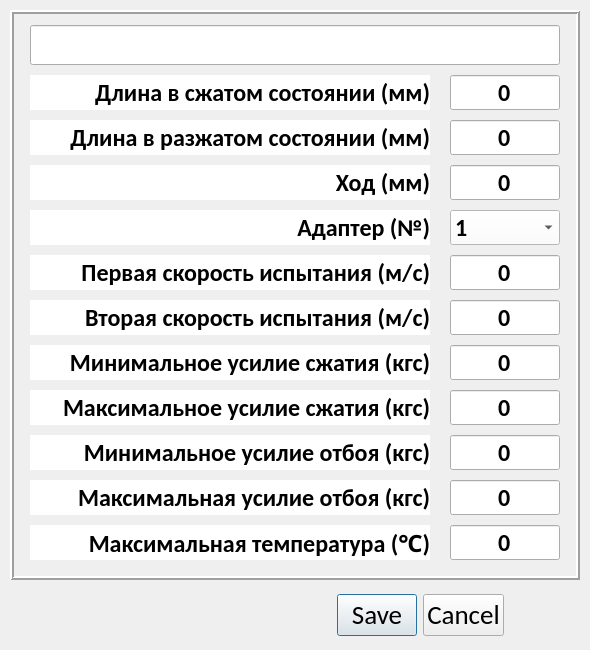
<?xml version="1.0" encoding="UTF-8"?>
<ui version="4.0">
 <class>Dialog</class>
 <widget class="QDialog" name="Dialog">
  <property name="geometry">
   <rect>
    <x>0</x>
    <y>0</y>
    <width>590</width>
    <height>650</height>
   </rect>
  </property>
  <property name="windowTitle">
   <string>Добавление амортизатора</string>
  </property>
  <widget class="QDialogButtonBox" name="buttonBox">
   <property name="geometry">
    <rect>
     <x>270</x>
     <y>590</y>
     <width>300</width>
     <height>50</height>
    </rect>
   </property>
   <property name="font">
    <font>
     <family>Calibri</family>
     <pointsize>20</pointsize>
     <weight>50</weight>
     <bold>false</bold>
    </font>
   </property>
   <property name="orientation">
    <enum>Qt::Horizontal</enum>
   </property>
   <property name="standardButtons">
    <set>QDialogButtonBox::Cancel|QDialogButtonBox::Save</set>
   </property>
   <property name="centerButtons">
    <bool>true</bool>
   </property>
  </widget>
  <widget class="QFrame" name="frame_parameters">
   <property name="geometry">
    <rect>
     <x>10</x>
     <y>10</y>
     <width>570</width>
     <height>570</height>
    </rect>
   </property>
   <property name="frameShape">
    <enum>QFrame::Box</enum>
   </property>
   <property name="frameShadow">
    <enum>QFrame::Raised</enum>
   </property>
   <property name="lineWidth">
    <number>2</number>
   </property>
   <widget class="QLabel" name="lbl_txt9">
    <property name="geometry">
     <rect>
      <x>20</x>
      <y>515</y>
      <width>400</width>
      <height>35</height>
     </rect>
    </property>
    <property name="font">
     <font>
      <family>Calibri</family>
      <pointsize>18</pointsize>
      <weight>75</weight>
      <bold>true</bold>
     </font>
    </property>
    <property name="styleSheet">
     <string notr="true">background-color: rgb(255, 255, 255);</string>
    </property>
    <property name="frameShape">
     <enum>QFrame::NoFrame</enum>
    </property>
    <property name="text">
     <string>Максимальная температура (℃)</string>
    </property>
    <property name="alignment">
     <set>Qt::AlignRight|Qt::AlignTrailing|Qt::AlignVCenter</set>
    </property>
   </widget>
   <widget class="QLabel" name="lbl_txt5">
    <property name="geometry">
     <rect>
      <x>20</x>
      <y>335</y>
      <width>400</width>
      <height>35</height>
     </rect>
    </property>
    <property name="font">
     <font>
      <family>Calibri</family>
      <pointsize>18</pointsize>
      <weight>75</weight>
      <bold>true</bold>
     </font>
    </property>
    <property name="styleSheet">
     <string notr="true">background-color: rgb(255, 255, 255);</string>
    </property>
    <property name="frameShape">
     <enum>QFrame::NoFrame</enum>
    </property>
    <property name="text">
     <string>Минимальное усилие сжатия (кгс)</string>
    </property>
    <property name="alignment">
     <set>Qt::AlignRight|Qt::AlignTrailing|Qt::AlignVCenter</set>
    </property>
   </widget>
   <widget class="QLabel" name="lbl_txt4">
    <property name="geometry">
     <rect>
      <x>20</x>
      <y>65</y>
      <width>400</width>
      <height>35</height>
     </rect>
    </property>
    <property name="font">
     <font>
      <family>Calibri</family>
      <pointsize>18</pointsize>
      <weight>75</weight>
      <bold>true</bold>
     </font>
    </property>
    <property name="styleSheet">
     <string notr="true">background-color: rgb(255, 255, 255);</string>
    </property>
    <property name="frameShape">
     <enum>QFrame::NoFrame</enum>
    </property>
    <property name="text">
     <string>Длина в сжатом состоянии (мм)</string>
    </property>
    <property name="alignment">
     <set>Qt::AlignRight|Qt::AlignTrailing|Qt::AlignVCenter</set>
    </property>
   </widget>
   <widget class="QLabel" name="lbl_txt6">
    <property name="geometry">
     <rect>
      <x>20</x>
      <y>425</y>
      <width>400</width>
      <height>35</height>
     </rect>
    </property>
    <property name="font">
     <font>
      <family>Calibri</family>
      <pointsize>18</pointsize>
      <weight>75</weight>
      <bold>true</bold>
     </font>
    </property>
    <property name="styleSheet">
     <string notr="true">background-color: rgb(255, 255, 255);</string>
    </property>
    <property name="frameShape">
     <enum>QFrame::NoFrame</enum>
    </property>
    <property name="text">
     <string>Минимальное усилие отбоя (кгс)</string>
    </property>
    <property name="alignment">
     <set>Qt::AlignRight|Qt::AlignTrailing|Qt::AlignVCenter</set>
    </property>
   </widget>
   <widget class="QLabel" name="lbl_txt4_2">
    <property name="geometry">
     <rect>
      <x>20</x>
      <y>110</y>
      <width>400</width>
      <height>35</height>
     </rect>
    </property>
    <property name="font">
     <font>
      <family>Calibri</family>
      <pointsize>18</pointsize>
      <weight>75</weight>
      <bold>true</bold>
     </font>
    </property>
    <property name="styleSheet">
     <string notr="true">background-color: rgb(255, 255, 255);</string>
    </property>
    <property name="frameShape">
     <enum>QFrame::NoFrame</enum>
    </property>
    <property name="text">
     <string>Длина в разжатом состоянии (мм)</string>
    </property>
    <property name="alignment">
     <set>Qt::AlignRight|Qt::AlignTrailing|Qt::AlignVCenter</set>
    </property>
   </widget>
   <widget class="QLabel" name="lbl_txt5_2">
    <property name="geometry">
     <rect>
      <x>20</x>
      <y>380</y>
      <width>400</width>
      <height>35</height>
     </rect>
    </property>
    <property name="font">
     <font>
      <family>Calibri</family>
      <pointsize>18</pointsize>
      <weight>75</weight>
      <bold>true</bold>
     </font>
    </property>
    <property name="styleSheet">
     <string notr="true">background-color: rgb(255, 255, 255);</string>
    </property>
    <property name="frameShape">
     <enum>QFrame::NoFrame</enum>
    </property>
    <property name="text">
     <string>Максимальное усилие сжатия (кгс)</string>
    </property>
    <property name="alignment">
     <set>Qt::AlignRight|Qt::AlignTrailing|Qt::AlignVCenter</set>
    </property>
   </widget>
   <widget class="QLabel" name="lbl_txt6_2">
    <property name="geometry">
     <rect>
      <x>20</x>
      <y>470</y>
      <width>400</width>
      <height>35</height>
     </rect>
    </property>
    <property name="font">
     <font>
      <family>Calibri</family>
      <pointsize>18</pointsize>
      <weight>75</weight>
      <bold>true</bold>
     </font>
    </property>
    <property name="styleSheet">
     <string notr="true">background-color: rgb(255, 255, 255);</string>
    </property>
    <property name="frameShape">
     <enum>QFrame::NoFrame</enum>
    </property>
    <property name="text">
     <string>Максимальная усилие отбоя (кгс)</string>
    </property>
    <property name="alignment">
     <set>Qt::AlignRight|Qt::AlignTrailing|Qt::AlignVCenter</set>
    </property>
   </widget>
   <widget class="QLabel" name="lbl_txt4_3">
    <property name="geometry">
     <rect>
      <x>20</x>
      <y>155</y>
      <width>400</width>
      <height>35</height>
     </rect>
    </property>
    <property name="font">
     <font>
      <family>Calibri</family>
      <pointsize>18</pointsize>
      <weight>75</weight>
      <bold>true</bold>
     </font>
    </property>
    <property name="styleSheet">
     <string notr="true">background-color: rgb(255, 255, 255);</string>
    </property>
    <property name="frameShape">
     <enum>QFrame::NoFrame</enum>
    </property>
    <property name="text">
     <string>Ход (мм)</string>
    </property>
    <property name="alignment">
     <set>Qt::AlignRight|Qt::AlignTrailing|Qt::AlignVCenter</set>
    </property>
   </widget>
   <widget class="QLabel" name="lbl_txt4_4">
    <property name="geometry">
     <rect>
      <x>20</x>
      <y>245</y>
      <width>400</width>
      <height>35</height>
     </rect>
    </property>
    <property name="font">
     <font>
      <family>Calibri</family>
      <pointsize>18</pointsize>
      <weight>75</weight>
      <bold>true</bold>
     </font>
    </property>
    <property name="styleSheet">
     <string notr="true">background-color: rgb(255, 255, 255);</string>
    </property>
    <property name="frameShape">
     <enum>QFrame::NoFrame</enum>
    </property>
    <property name="text">
     <string>Первая скорость испытания (м/с)</string>
    </property>
    <property name="alignment">
     <set>Qt::AlignRight|Qt::AlignTrailing|Qt::AlignVCenter</set>
    </property>
   </widget>
   <widget class="QLabel" name="lbl_txt4_5">
    <property name="geometry">
     <rect>
      <x>20</x>
      <y>290</y>
      <width>400</width>
      <height>35</height>
     </rect>
    </property>
    <property name="font">
     <font>
      <family>Calibri</family>
      <pointsize>18</pointsize>
      <weight>75</weight>
      <bold>true</bold>
     </font>
    </property>
    <property name="styleSheet">
     <string notr="true">background-color: rgb(255, 255, 255);</string>
    </property>
    <property name="frameShape">
     <enum>QFrame::NoFrame</enum>
    </property>
    <property name="text">
     <string>Вторая скорость испытания (м/с)</string>
    </property>
    <property name="alignment">
     <set>Qt::AlignRight|Qt::AlignTrailing|Qt::AlignVCenter</set>
    </property>
   </widget>
   <widget class="QLineEdit" name="lineEdit_name">
    <property name="geometry">
     <rect>
      <x>20</x>
      <y>15</y>
      <width>530</width>
      <height>40</height>
     </rect>
    </property>
    <property name="font">
     <font>
      <family>Calibri</family>
      <pointsize>18</pointsize>
      <weight>75</weight>
      <bold>true</bold>
     </font>
    </property>
    <property name="text">
     <string/>
    </property>
   </widget>
   <widget class="QLineEdit" name="le_length_min">
    <property name="geometry">
     <rect>
      <x>440</x>
      <y>65</y>
      <width>110</width>
      <height>35</height>
     </rect>
    </property>
    <property name="font">
     <font>
      <family>Calibri</family>
      <pointsize>18</pointsize>
      <weight>75</weight>
      <bold>true</bold>
     </font>
    </property>
    <property name="text">
     <string>0</string>
    </property>
    <property name="alignment">
     <set>Qt::AlignCenter</set>
    </property>
   </widget>
   <widget class="QLineEdit" name="le_length_max">
    <property name="geometry">
     <rect>
      <x>440</x>
      <y>110</y>
      <width>110</width>
      <height>35</height>
     </rect>
    </property>
    <property name="font">
     <font>
      <family>Calibri</family>
      <pointsize>18</pointsize>
      <weight>75</weight>
      <bold>true</bold>
     </font>
    </property>
    <property name="text">
     <string>0</string>
    </property>
    <property name="alignment">
     <set>Qt::AlignCenter</set>
    </property>
   </widget>
   <widget class="QLineEdit" name="le_hod">
    <property name="geometry">
     <rect>
      <x>440</x>
      <y>155</y>
      <width>110</width>
      <height>35</height>
     </rect>
    </property>
    <property name="font">
     <font>
      <family>Calibri</family>
      <pointsize>18</pointsize>
      <weight>75</weight>
      <bold>true</bold>
     </font>
    </property>
    <property name="text">
     <string>0</string>
    </property>
    <property name="alignment">
     <set>Qt::AlignCenter</set>
    </property>
   </widget>
   <widget class="QLineEdit" name="le_speed_one">
    <property name="geometry">
     <rect>
      <x>440</x>
      <y>245</y>
      <width>110</width>
      <height>35</height>
     </rect>
    </property>
    <property name="font">
     <font>
      <family>Calibri</family>
      <pointsize>18</pointsize>
      <weight>75</weight>
      <bold>true</bold>
     </font>
    </property>
    <property name="text">
     <string>0</string>
    </property>
    <property name="alignment">
     <set>Qt::AlignCenter</set>
    </property>
   </widget>
   <widget class="QLineEdit" name="le_speed_two">
    <property name="geometry">
     <rect>
      <x>440</x>
      <y>290</y>
      <width>110</width>
      <height>35</height>
     </rect>
    </property>
    <property name="font">
     <font>
      <family>Calibri</family>
      <pointsize>18</pointsize>
      <weight>75</weight>
      <bold>true</bold>
     </font>
    </property>
    <property name="text">
     <string>0</string>
    </property>
    <property name="alignment">
     <set>Qt::AlignCenter</set>
    </property>
   </widget>
   <widget class="QLineEdit" name="le_comp_min">
    <property name="geometry">
     <rect>
      <x>440</x>
      <y>335</y>
      <width>110</width>
      <height>35</height>
     </rect>
    </property>
    <property name="font">
     <font>
      <family>Calibri</family>
      <pointsize>18</pointsize>
      <weight>75</weight>
      <bold>true</bold>
     </font>
    </property>
    <property name="text">
     <string>0</string>
    </property>
    <property name="alignment">
     <set>Qt::AlignCenter</set>
    </property>
   </widget>
   <widget class="QLineEdit" name="le_comp_max">
    <property name="geometry">
     <rect>
      <x>440</x>
      <y>380</y>
      <width>110</width>
      <height>35</height>
     </rect>
    </property>
    <property name="font">
     <font>
      <family>Calibri</family>
      <pointsize>18</pointsize>
      <weight>75</weight>
      <bold>true</bold>
     </font>
    </property>
    <property name="text">
     <string>0</string>
    </property>
    <property name="alignment">
     <set>Qt::AlignCenter</set>
    </property>
   </widget>
   <widget class="QLineEdit" name="le_recoil_min">
    <property name="geometry">
     <rect>
      <x>440</x>
      <y>425</y>
      <width>110</width>
      <height>35</height>
     </rect>
    </property>
    <property name="font">
     <font>
      <family>Calibri</family>
      <pointsize>18</pointsize>
      <weight>75</weight>
      <bold>true</bold>
     </font>
    </property>
    <property name="text">
     <string>0</string>
    </property>
    <property name="alignment">
     <set>Qt::AlignCenter</set>
    </property>
   </widget>
   <widget class="QLineEdit" name="le_recoil_max">
    <property name="geometry">
     <rect>
      <x>440</x>
      <y>470</y>
      <width>110</width>
      <height>35</height>
     </rect>
    </property>
    <property name="font">
     <font>
      <family>Calibri</family>
      <pointsize>18</pointsize>
      <weight>75</weight>
      <bold>true</bold>
     </font>
    </property>
    <property name="text">
     <string>0</string>
    </property>
    <property name="alignment">
     <set>Qt::AlignCenter</set>
    </property>
   </widget>
   <widget class="QLineEdit" name="le_temper">
    <property name="geometry">
     <rect>
      <x>440</x>
      <y>515</y>
      <width>110</width>
      <height>35</height>
     </rect>
    </property>
    <property name="font">
     <font>
      <family>Calibri</family>
      <pointsize>18</pointsize>
      <weight>75</weight>
      <bold>true</bold>
     </font>
    </property>
    <property name="text">
     <string>0</string>
    </property>
    <property name="alignment">
     <set>Qt::AlignCenter</set>
    </property>
   </widget>
   <widget class="QLabel" name="lbl_txt4_6">
    <property name="geometry">
     <rect>
      <x>20</x>
      <y>200</y>
      <width>400</width>
      <height>35</height>
     </rect>
    </property>
    <property name="font">
     <font>
      <family>Calibri</family>
      <pointsize>18</pointsize>
      <weight>75</weight>
      <bold>true</bold>
     </font>
    </property>
    <property name="styleSheet">
     <string notr="true">background-color: rgb(255, 255, 255);</string>
    </property>
    <property name="frameShape">
     <enum>QFrame::NoFrame</enum>
    </property>
    <property name="text">
     <string>Адаптер (№)</string>
    </property>
    <property name="alignment">
     <set>Qt::AlignRight|Qt::AlignTrailing|Qt::AlignVCenter</set>
    </property>
   </widget>
   <widget class="QComboBox" name="adapter_cb">
    <property name="geometry">
     <rect>
      <x>440</x>
      <y>200</y>
      <width>110</width>
      <height>35</height>
     </rect>
    </property>
    <property name="font">
     <font>
      <family>Calibri</family>
      <pointsize>18</pointsize>
      <weight>75</weight>
      <bold>true</bold>
     </font>
    </property>
    <property name="styleSheet">
     <string notr="true">background-color: rgb(255, 255, 255);</string>
    </property>
    <item>
     <property name="text">
      <string>1</string>
     </property>
    </item>
    <item>
     <property name="text">
      <string>2</string>
     </property>
    </item>
    <item>
     <property name="text">
      <string>3</string>
     </property>
    </item>
    <item>
     <property name="text">
      <string>4</string>
     </property>
    </item>
    <item>
     <property name="text">
      <string>5</string>
     </property>
    </item>
   </widget>
  </widget>
 </widget>
 <resources/>
 <connections>
  <connection>
   <sender>buttonBox</sender>
   <signal>accepted()</signal>
   <receiver>Dialog</receiver>
   <slot>accept()</slot>
   <hints>
    <hint type="sourcelabel">
     <x>248</x>
     <y>254</y>
    </hint>
    <hint type="destinationlabel">
     <x>157</x>
     <y>274</y>
    </hint>
   </hints>
  </connection>
  <connection>
   <sender>buttonBox</sender>
   <signal>rejected()</signal>
   <receiver>Dialog</receiver>
   <slot>reject()</slot>
   <hints>
    <hint type="sourcelabel">
     <x>316</x>
     <y>260</y>
    </hint>
    <hint type="destinationlabel">
     <x>286</x>
     <y>274</y>
    </hint>
   </hints>
  </connection>
 </connections>
</ui>
